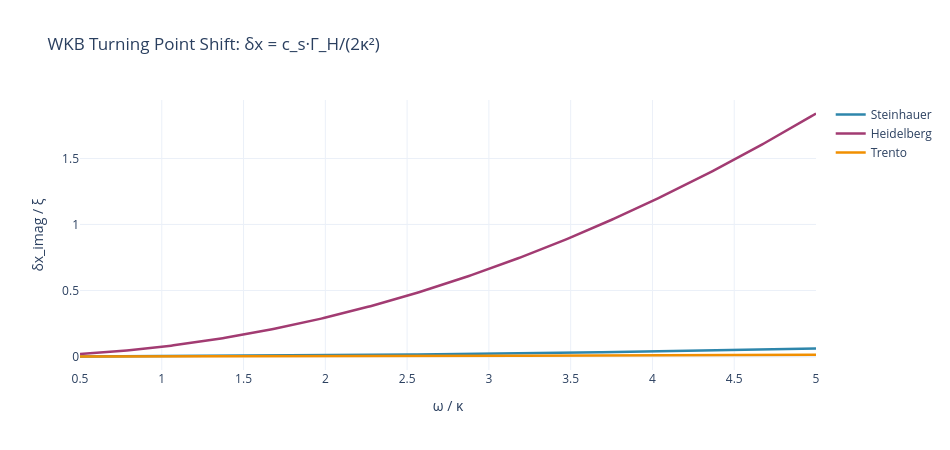

The cell this chart's notebook holds for it:
### Markdown cell above
## Section 8: WKB Turning Point Shift

In the complex momentum plane, dissipation shifts the WKB turning point. The imaginary shift is:

$$\delta x_{\text{imag}} = \frac{\Gamma_H}{\kappa \cdot c_s}$$

**Lean verification (Aristotle Round 5):** $\Gamma_H > 0 \Rightarrow \delta x_{\text{imag}} > 0$ (turning_point_shift_nonzero, run 518636d7). This proof genuinely uses $\kappa > 0$ and $c_s > 0$.

### Code cell
# ════════════════════════════════════════════════════════════════════
# Figure 8: Complex Turning Point Shift
# ════════════════════════════════════════════════════════════════════
#
# In the WKB connection formula, the complex turning point at
#   x* ≈ -i·c_s/κ  (giving the π/2 phase for Hawking radiation)
# is shifted by dissipation to:
#   x* ≈ -i·(c_s/κ)·(1 + Γ_H/(2κ))
#
# The imaginary shift in position space:
#   δx_imag = c_s·Γ_H(ω) / (2κ²)
#
# Normalized by ξ: δx_imag/ξ = δ_diss(ω) / (2D)
# where D = κξ/c_s is the adiabaticity parameter.
#
# Aristotle Round 5 proved: Γ_H > 0 → δx_imag > 0 (turning_point_shift_nonzero).
# turning_point_shift imported from src.core.formulas

omega_range_TP = np.linspace(0.5, 5.0, 300)

fig8 = go.Figure()

for name, p in experiments.items():
    shift_vals = []
    for omega_norm in omega_range_TP:
        omega = omega_norm * p["kappa"]
        k_H = omega / p["c_s"]
        Gamma_H = damping_rate(
            k_H,
            omega,
            p["c_s"],
            p["gamma_1"],
            p["gamma_2"],
            p["gamma_2_1"],
            p["gamma_2_2"],
        )
        shift = turning_point_shift(Gamma_H, p["kappa"], p["c_s"])
        shift_vals.append(shift / p["xi"])  # Normalize by healing length

    shift_vals = np.array(shift_vals)

    fig8.add_trace(
        go.Scatter(
            x=omega_range_TP,
            y=shift_vals,
            mode="lines",
            name=name,
            line=dict(color=p["color"], width=2.5),
        )
    )

fig8.update_xaxes(title_text="ω / κ")
fig8.update_yaxes(title_text="δx_imag / ξ")
fig8.update_layout(
    title_text="WKB Turning Point Shift: δx = c_s·Γ_H/(2κ²)",
    height=450,
    width=950,
    template="plotly_white",
    hovermode="x unified",
)

fig8.show()

### Figure 1 — Plotly figure (JSON) as saved in the notebook; plotly's stock layout.template omitted (floating-point values rounded to 4 significant figures; data arrays with more than 128 entries replaced by an {"elided": "..."} marker saying what was removed)
{"data": [{"line": {"color": "#2E86AB", "width": 2.5}, "mode": "lines", "name": "Steinhauer", "type": "scatter", "x": {"elided": "300 float values"}, "y": {"elided": "300 float values"}}, {"line": {"color": "#A23B72", "width": 2.5}, "mode": "lines", "name": "Heidelberg", "type": "scatter", "x": {"elided": "300 float values"}, "y": {"elided": "300 float values"}}, {"line": {"color": "#F18F01", "width": 2.5}, "mode": "lines", "name": "Trento", "type": "scatter", "x": {"elided": "300 float values"}, "y": {"elided": "300 float values"}}], "layout": {"height": 450, "hovermode": "x unified", "title": {"text": "WKB Turning Point Shift: δx = c_s·Γ_H/(2κ²)"}, "width": 950, "xaxis": {"title": {"text": "ω / κ"}}, "yaxis": {"title": {"text": "δx_imag / ξ"}}}}
